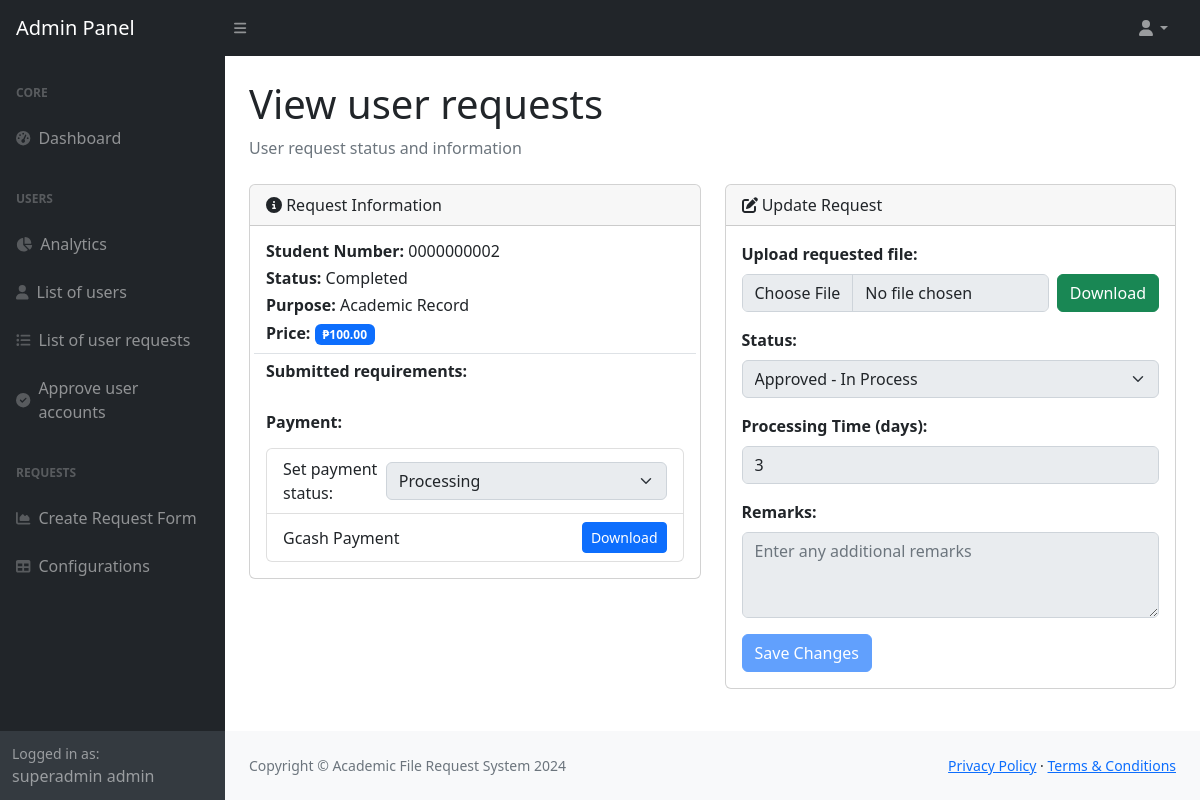
/admin-panel/user-request/126 (signed in), run on the app's committed database.
### onlinerequest/models.py (models this page shows, shortened)
class Record(models.Model):
    user_number = models.CharField(max_length=10)
    first_name = models.CharField(max_length=64)
    last_name = models.CharField(max_length=64)
    course_code = models.CharField(max_length=5)
    middle_name = models.CharField(max_length=64, default='De Guz Man')
    contact_no = models.IntegerField(default='09667614313')
    entry_year_from = models.IntegerField()
    entry_year_to = models.IntegerField()

class User_Request(models.Model):
    user = models.ForeignKey(User, on_delete=models.CASCADE, related_name='user_requests')
    request = models.ForeignKey(Request, on_delete=models.CASCADE, related_name='user_requests')
    status = models.CharField(max_length=64)
    uploads = models.TextField()
    requested = models.CharField(max_length=256, default="")
    purpose = models.CharField(max_length=256, blank=True)
    number_of_copies = models.IntegerField(default=1)
    uploaded_payment = models.TextField(blank=True)
    payment_status = models.CharField(max_length=10, default="Processing", blank=True)
    created_at = models.DateTimeField(auto_now_add=True)
    updated_at = models.DateTimeField(auto_now=True)

class User(AbstractBaseUser):
    USER_TYPE_CHOICES = (
      (1, 'student'),
      (2, 'teacher'),
      (3, 'secretary'),
      (4, 'supervisor'),
      (5, 'admin'),
      (6, 'guest'),
    )
    student_number = models.CharField(max_length=64, unique=True)
    email = models.EmailField(max_length=254, unique=True)
    password = models.CharField(max_length=256)  # Increased length for hash
    is_active = models.BooleanField(default=False)
    user_type = models.PositiveSmallIntegerField(choices = USER_TYPE_CHOICES, default = 1)
    USERNAME_FIELD = 'email'
    REQUIRED_FIELDS = ['student_number']

class Request(models.Model):
    description = models.CharField(max_length=256)
    files_required = models.CharField(max_length=256)
    document = models.ForeignKey(Document, on_delete=models.CASCADE)
    price = models.CharField(max_length=6, default=1.00)

### onlinerequest/views/request.py (the view, shortened to what this page needs)
# urls.py: path('admin-panel/user-request/<int:id>', request.display_user_request),
def display_user_request(request, id):
    if request.method == "GET":
        try:
            user_request = User_Request.objects.get(id=id)
            uploads = []
            if user_request.uploaded_payment:
                key = generate_key_from_user(id)
                decrypted_payment_hash = decrypt_data(user_request.uploaded_payment, key)
                payment_base_path = os.path.join(settings.MEDIA_ROOT, 'onlinerequest', 'static', 'user_request', str(id), 'uploaded_payment')
            if user_request.uploads:
                key = generate_key_from_user(id)
                upload_items = user_request.uploads.split(',')
                for user_request_upload in upload_items:
                    if user_request_upload.strip():
                        upload = user_request_upload.replace("<", "").replace(">", "").split('&')
                        decrypted_hash = decrypt_data(upload[1], key)
                        base_path = os.path.join(settings.MEDIA_ROOT, 'onlinerequest', 'static', 'user_request', str(id))
                        if os.path.exists(base_path):
                            for filename in os.listdir(base_path):
                                file_path = os.path.join(base_path, filename)
                                current_hash = hashlib.sha256(file_path.encode()).hexdigest()
                                if current_hash == decrypted_hash:
                                    uploads.append({
                                        'code': getCodeDescription(Requirement, upload[0]),
                                        'path': file_path
                                    })
                                    break
            return render(request, 'admin/request/view-user-request.html', {
                'user_request': user_request,
                'uploads': uploads,
            })
        except User_Request.DoesNotExist:
            return JsonResponse({'status': False, 'message': 'User request not found'}, status=404)
        except Exception as e:
            return JsonResponse({'status': False, 'message': f'Error: {str(e)}'}, status=500)

### onlinerequest/context_processors.py (called while the page is built)
def user_record(request):
    if request.user.is_authenticated:
        try:
            user_record = Record.objects.get(user_number=request.user.student_number)
            return {'user_record': user_record}
        except Record.DoesNotExist:
            return {}
    return {}

def request_forms(request):
    request_forms = Request.objects.all()
    return {'request_forms': request_forms}

### onlinerequest/models.py (called while the page is built)
def generate_key_from_user(user_id):
    return hashlib.sha256(str(user_id).encode()).digest()

def decrypt_data(encrypted_data, key):
    if not encrypted_data:
        return ''
    try:
        encrypted_bytes = base64.b64decode(encrypted_data.encode('utf-8'))
        nonce = encrypted_bytes[:16]
        tag = encrypted_bytes[16:32]
        ciphertext = encrypted_bytes[32:]
        cipher = AES.new(key, AES.MODE_EAX, nonce=nonce)
        data = cipher.decrypt_and_verify(ciphertext, tag)
        return data.decode('utf-8')
    except:
        return ''

### onlinerequest/templates/admin/request/view-user-request.html (shortened to what this page needs)
<!DOCTYPE html>
<html>
    <head>
        <link rel="stylesheet" href="">
        {% include 'header.html' %}
        {% load static %}
    </head>
    <body class="sb-nav-fixed">
        {% include 'admin/admin-topnav.html' %}
        <div id="layoutSidenav">
            {% include 'admin/admin-sidenav.html' %}
            <div id="layoutSidenav_content">
                <main>
                    <div class="container-fluid px-4">
                        <h1 class="mt-4">View user requests</h1>
                        <ol class="breadcrumb mb-4">
                            <li class="breadcrumb-item active">User request status and information</li>
                        </ol>
                        {% if user_request %}
                        <div class="row">
                            <div class="col-md-6">
                                <div class="card mb-4">
                                    <div class="card-header">
                                        <div class="d-flex justify-content-between align-items-center">
                                            <span class="fs-6"> <i class="fa fa-info-circle" aria-hidden="true"></i> Request Information</span>
                                        </div>
                                    </div>
                                    <div class="card-body">
                                        <div class="row border-bottom">
                                            <div class="col-md-12">
                                                <h6 class="fw-bold">Student Number:
                                                    <span class="fw-normal fs-6 mb-2">{{ user_request.user.student_number }}</span>
                                                </h6>
                                                <h6 class="fw-bold">Status:
                                                    <span id="requestStatus" class="fw-normal fs-6 mb-2">{{ user_request.status }}</span>
                                                </h6>
                                                <h6 class="fw-bold">Purpose:
                                                    <span id="requestStatus" class="fw-normal fs-6 mb-2">{{ user_request.purpose}}</span>
                                                </h6>
                                                <h6 class="fw-bold">Price:
                                                    <span id="requestStatus" class="badge bg-primary">₱{{ user_request.request.price }}</span>
                                                </h6>
                                            </div>
                                        </div>
                                        <div class="row mt-2">
                                            <div class="col-md-12">
                                                <h6 class="fw-bold mb-3">Submitted requirements:</h6>
                                            </div>
                                        </div>
                                        <div class="row mt-3">
                                            <div class="col-md-12">
                                                <h6 class="fw-bold mb-3">Payment:</h6>
                                                {% if user_request.uploaded_payment %}
                                                <ul class="list-group">
                                                    <li class="list-group-item d-flex justify-content-between align-items-center">
                                                        Set payment status:
                                                        <select class="form-select" name="payment_status" id="payment_status" aria-label="Default select example">
                                                            <option value="Processing" {% if user_request.payment_status == "Processing" %} selected {% endif %}>Processing</option>
                                                        </select>
                                                    </li>
                                                    <li class="list-group-item d-flex justify-content-between align-items-center">
                                                        Gcash Payment
                                                        <a href="{% static user_request.uploaded_payment %}" download class="btn btn-primary btn-sm">Download</a>
                                                    </li>
                                                </ul>
                                                {% endif %}
                                            </div>
                                        </div>
                                    </div>
                                </div>
                            </div>
                            <div class="col-md-6">
                                <div class="card mb-4">
                                    <div class="card-header">
                                        <div class="d-flex justify-content-between align-items-center">
                                            <span class="fs-6"> <i class="fa fa-edit" aria-hidden="true"></i> Update Request</span>
                                        </div>
                                    </div>
                                    <div class="card-body">
                                        <div class="mb-3">
                                            <label for="requestedFile" class="form-label fw-bold">Upload requested file:</label>
                                            <div class="d-flex gap-2">
                                                <input type="file" class="form-control" id="requestedFile" name="file">
                                                {% if user_request.status == "Completed" and user_request.requested %}
                                                    <a href="{% static user_request.requested %}" download class="btn btn-success">Download</a>
                                                {% endif %}
                                            </div>
                                        </div>
                                        <div class="mb-3">
                                            <label for="newStatus" class="form-label fw-bold">Status:</label>
                                            <select class="form-select" id="newStatus" onchange="handleStatusChange(this.value)">
                                                <option value="Approved - In Process">Approved - In Process</option>
                                            </select>
                                        </div>
                                        <div class="mb-3">
                                            <label for="processingTime" class="form-label fw-bold">Processing Time (days):</label>
                                            <input type="number" class="form-control" id="processingTime" min="1" max="30" value="3">
                                        </div>
                                        <div class="mb-3">
                                            <label for="remarks" class="form-label fw-bold">Remarks:</label>
                                            <textarea class="form-control" id="remarks" rows="3" placeholder="Enter any additional remarks"></textarea>
                                        </div>
                                        <button class="btn btn-primary" onclick="saveChanges('{{user_request.id}}')">Save Changes</button>
                                    </div>
                                </div>
                            </div>
                        </div>
                        {% endif %}
                    </div>
                </main>
                <footer class="py-4 bg-light mt-auto">
                    <div class="container-fluid px-4">
                        <div class="d-flex align-items-center justify-content-between small">
                            <div class="text-muted">Copyright &copy; Academic File Request System 2024</div>
                            <div>
                                <a href="#">Privacy Policy</a>
                                &middot;
                                <a href="#">Terms &amp; Conditions</a>
                            </div>
                        </div>
                    </div>
                </footer>
            </div>
        </div>
    </body>
</html>

### onlinerequest/templates/admin/admin-sidenav.html (shortened to what this page needs)
<div id="layoutSidenav_nav">
    <nav class="sb-sidenav accordion sb-sidenav-dark" id="sidenavAccordion">
        <div class="sb-sidenav-menu">
            <div class="nav">
                <div class="sb-sidenav-menu-heading">Core</div>
                <a class="nav-link" href="/admin-panel/dashboard/">
                    <div class="sb-nav-link-icon"><i class="fas fa-tachometer-alt"></i></div>
                    Dashboard
                </a>
                <div class="sb-sidenav-menu-heading">Users</div>
                <a class="nav-link" href="/admin-panel/analytics/">
                    <div class="sb-nav-link-icon"><i class="fas fa-chart-pie"></i></div>
                    Analytics
                </a>
                <a class="nav-link" href="/admin-panel/user-records/">
                    <div class="sb-nav-link-icon"><i class="fas fa-user"></i></div>
                    List of users
                </a>
                <a class="nav-link" href="/admin-panel/user-request/">
                    <div class="sb-nav-link-icon"><i class="fas fa-list-ul"></i></div>
                    List of user requests
                </a>
                <a class="nav-link" href="/admin-panel/user-accounts/">
                    <div class="sb-nav-link-icon"><i class="fas fa-check-circle"></i></div>
                    Approve user accounts
                </a>
                <div class="sb-sidenav-menu-heading">Requests</div>
                <a class="nav-link" href="/admin-panel/request/">
                    <div class="sb-nav-link-icon"><i class="fas fa-chart-area"></i></div>
                    Create Request Form
                </a>
                <a class="nav-link" href="/admin-panel/codetable/">
                    <div class="sb-nav-link-icon"><i class="fas fa-table"></i></div>
                    Configurations
                </a>
            </div>
        </div>
        <div class="sb-sidenav-footer">
            <div class="small">Logged in as:</div>
            {{ user_record.first_name|default:'Username' }} {{ user_record.last_name|default:'' }}
        </div>
    </nav>
</div>

### data on the page
Record: first_name "superadmin", last_name "admin"
User_Request: user.student_number "0000000002", status "Completed", purpose "Academic Record", request.price "100.00", payment_status "Processing"
